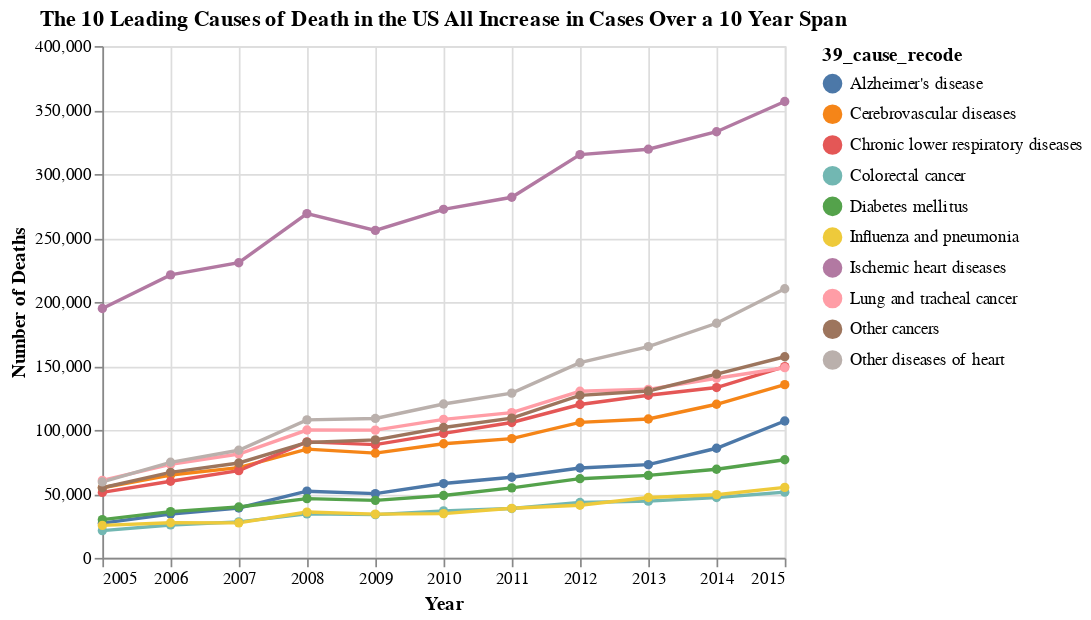

This figure's notebook cell:
### Code cell
title = "The 10 Leading Causes of Death in the US All Increase in Cases Over a 10 Year Span"
alt.Chart(year_causes, title=title).mark_line(point=True).encode(
    x=alt.X('year(current_data_year):T', axis=alt.Axis(title='Year')),
    y=alt.Y('count:Q', axis=alt.Axis(title='Number of Deaths')),
    color='39_cause_recode:N'
)

### Figure 1 — Vega-Lite specification as saved in the notebook (floating-point values rounded to 4 significant figures)
{"config": {"view": {"continuousWidth": 400, "continuousHeight": 300}}, "data": {"name": "data-7006fb5674915c22bc7d4c3ad12fdc9b"}, "mark": {"type": "line", "point": true}, "encoding": {"color": {"type": "nominal", "field": "39_cause_recode"}, "x": {"type": "temporal", "axis": {"title": "Year"}, "field": "current_data_year", "timeUnit": "year"}, "y": {"type": "quantitative", "axis": {"title": "Number of Deaths"}, "field": "count"}}, "title": "The 10 Leading Causes of Death in the US All Increase in Cases Over a 10 Year Span", "$schema": "https://vega.github.io/schema/vega-lite/v4.8.1.json", "datasets": {"data-7006fb5674915c22bc7d4c3ad12fdc9b": [{"39_cause_recode": "Alzheimer's disease", "current_data_year": "2005-01-01T00:00:00", "count": 27113}, {"39_cause_recode": "Alzheimer's disease", "current_data_year": "2006-01-01T00:00:00", "count": 34185}, {"39_cause_recode": "Alzheimer's disease", "current_data_year": "2007-01-01T00:00:00", "count": 38951}, {"39_cause_recode": "Alzheimer's disease", "current_data_year": "2008-01-01T00:00:00", "count": 52120}, {"39_cause_recode": "Alzheimer's disease", "current_data_year": "2009-01-01T00:00:00", "count": 50205}, {"39_cause_recode": "Alzheimer's disease", "current_data_year": "2010-01-01T00:00:00", "count": 58079}, {"39_cause_recode": "Alzheimer's disease", "current_data_year": "2011-01-01T00:00:00", "count": 62975}, {"39_cause_recode": "Alzheimer's disease", "current_data_year": "2012-01-01T00:00:00", "count": 70196}, {"39_cause_recode": "Alzheimer's disease", "current_data_year": "2013-01-01T00:00:00", "count": 72833}, {"39_cause_recode": "Alzheimer's disease", "current_data_year": "2014-01-01T00:00:00", "count": 85664}, {"39_cause_recode": "Alzheimer's disease", "current_data_year": "2015-01-01T00:00:00", "count": 106961}, {"39_cause_recode": "Cerebrovascular diseases", "current_data_year": "2005-01-01T00:00:00", "count": 54795}, {"39_cause_recode": "Cerebrovascular diseases", "current_data_year": "2006-01-01T00:00:00", "count": 64773}, {"39_cause_recode": "Cerebrovascular diseases", "current_data_year": "2007-01-01T00:00:00", "count": 70496}, {"39_cause_recode": "Cerebrovascular diseases", "current_data_year": "2008-01-01T00:00:00", "count": 84967}, {"39_cause_recode": "Cerebrovascular diseases", "current_data_year": "2009-01-01T00:00:00", "count": 81883}, {"39_cause_recode": "Cerebrovascular diseases", "current_data_year": "2010-01-01T00:00:00", "count": 89195}, {"39_cause_recode": "Cerebrovascular diseases", "current_data_year": "2011-01-01T00:00:00", "count": 93184}, {"39_cause_recode": "Cerebrovascular diseases", "current_data_year": "2012-01-01T00:00:00", "count": 105861}, {"39_cause_recode": "Cerebrovascular diseases", "current_data_year": "2013-01-01T00:00:00", "count": 108542}, {"39_cause_recode": "Cerebrovascular diseases", "current_data_year": "2014-01-01T00:00:00", "count": 120025}, {"39_cause_recode": "Cerebrovascular diseases", "current_data_year": "2015-01-01T00:00:00", "count": 135374}, {"39_cause_recode": "Chronic lower\nrespiratory diseases", "current_data_year": "2005-01-01T00:00:00", "count": 51130}, {"39_cause_recode": "Chronic lower\nrespiratory diseases", "current_data_year": "2006-01-01T00:00:00", "count": 59837}, {"39_cause_recode": "Chronic lower\nrespiratory diseases", "current_data_year": "2007-01-01T00:00:00", "count": 68160}, {"39_cause_recode": "Chronic lower\nrespiratory diseases", "current_data_year": "2008-01-01T00:00:00", "count": 90659}, {"39_cause_recode": "Chronic lower\nrespiratory diseases", "current_data_year": "2009-01-01T00:00:00", "count": 88491}, {"39_cause_recode": "Chronic lower\nrespiratory diseases", "current_data_year": "2010-01-01T00:00:00", "count": 97274}, {"39_cause_recode": "Chronic lower\nrespiratory diseases", "current_data_year": "2011-01-01T00:00:00", "count": 105811}, {"39_cause_recode": "Chronic lower\nrespiratory diseases", "current_data_year": "2012-01-01T00:00:00", "count": 119849}, {"39_cause_recode": "Chronic lower\nrespiratory diseases", "current_data_year": "2013-01-01T00:00:00", "count": 127055}, {"39_cause_recode": "Chronic lower\nrespiratory diseases", "current_data_year": "2014-01-01T00:00:00", "count": 133098}, {"39_cause_recode": "Chronic lower\nrespiratory diseases", "current_data_year": "2015-01-01T00:00:00", "count": 149511}, {"39_cause_recode": "Colorectal cancer", "current_data_year": "2005-01-01T00:00:00", "count": 21311}, {"39_cause_recode": "Colorectal cancer", "current_data_year": "2006-01-01T00:00:00", "count": 25722}, {"39_cause_recode": "Colorectal cancer", "current_data_year": "2007-01-01T00:00:00", "count": 28157}, {"39_cause_recode": "Colorectal cancer", "current_data_year": "2008-01-01T00:00:00", "count": 34409}, {"39_cause_recode": "Colorectal cancer", "current_data_year": "2009-01-01T00:00:00", "count": 33774}, {"39_cause_recode": "Colorectal cancer", "current_data_year": "2010-01-01T00:00:00", "count": 36737}, {"39_cause_recode": "Colorectal cancer", "current_data_year": "2011-01-01T00:00:00", "count": 38531}, {"39_cause_recode": "Colorectal cancer", "current_data_year": "2012-01-01T00:00:00", "count": 43298}, {"39_cause_recode": "Colorectal cancer", "current_data_year": "2013-01-01T00:00:00", "count": 44320}, {"39_cause_recode": "Colorectal cancer", "current_data_year": "2014-01-01T00:00:00", "count": 47125}, {"39_cause_recode": "Colorectal cancer", "current_data_year": "2015-01-01T00:00:00", "count": 51350}, {"39_cause_recode": "Diabetes mellitus", "current_data_year": "2005-01-01T00:00:00", "count": 29920}, {"39_cause_recode": "Diabetes mellitus", "current_data_year": "2006-01-01T00:00:00", "count": 36108}, {"39_cause_recode": "Diabetes mellitus", "current_data_year": "2007-01-01T00:00:00", "count": 39719}, {"39_cause_recode": "Diabetes mellitus", "current_data_year": "2008-01-01T00:00:00", "count": 46307}, {"39_cause_recode": "Diabetes mellitus", "current_data_year": "2009-01-01T00:00:00", "count": 44949}, {"39_cause_recode": "Diabetes mellitus", "current_data_year": "2010-01-01T00:00:00", "count": 48731}, {"39_cause_recode": "Diabetes mellitus", "current_data_year": "2011-01-01T00:00:00", "count": 54735}, {"39_cause_recode": "Diabetes mellitus", "current_data_year": "2012-01-01T00:00:00", "count": 61882}, {"39_cause_recode": "Diabetes mellitus", "current_data_year": "2013-01-01T00:00:00", "count": 64492}, {"39_cause_recode": "Diabetes mellitus", "current_data_year": "2014-01-01T00:00:00", "count": 69287}, {"39_cause_recode": "Diabetes mellitus", "current_data_year": "2015-01-01T00:00:00", "count": 76651}, {"39_cause_recode": "Influenza and pneumonia", "current_data_year": "2005-01-01T00:00:00", "count": 25383}, {"39_cause_recode": "Influenza and pneumonia", "current_data_year": "2006-01-01T00:00:00", "count": 27408}, {"39_cause_recode": "Influenza and pneumonia", "current_data_year": "2007-01-01T00:00:00", "count": 27367}, {"39_cause_recode": "Influenza and pneumonia", "current_data_year": "2008-01-01T00:00:00", "count": 35781}, {"39_cause_recode": "Influenza and pneumonia", "current_data_year": "2009-01-01T00:00:00", "count": 34213}, {"39_cause_recode": "Influenza and pneumonia", "current_data_year": "2010-01-01T00:00:00", "count": 34590}, {"39_cause_recode": "Influenza and pneumonia", "current_data_year": "2011-01-01T00:00:00", "count": 38721}, {"39_cause_recode": "Influenza and pneumonia", "current_data_year": "2012-01-01T00:00:00", "count": 41085}, {"39_cause_recode": "Influenza and pneumonia", "current_data_year": "2013-01-01T00:00:00", "count": 47192}, {"39_cause_recode": "Influenza and pneumonia", "current_data_year": "2014-01-01T00:00:00", "count": 49385}, {"39_cause_recode": "Influenza and pneumonia", "current_data_year": "2015-01-01T00:00:00", "count": 55081}, {"39_cause_recode": "Ischemic heart diseases", "current_data_year": "2005-01-01T00:00:00", "count": 194909}, {"39_cause_recode": "Ischemic heart diseases", "current_data_year": "2006-01-01T00:00:00", "count": 221136}, {"39_cause_recode": "Ischemic heart diseases", "current_data_year": "2007-01-01T00:00:00", "count": 230680}, {"39_cause_recode": "Ischemic heart diseases", "current_data_year": "2008-01-01T00:00:00", "count": 269049}, {"39_cause_recode": "Ischemic heart diseases", "current_data_year": "2009-01-01T00:00:00", "count": 255938}, {"39_cause_recode": "Ischemic heart diseases", "current_data_year": "2010-01-01T00:00:00", "count": 272413}, {"39_cause_recode": "Ischemic heart diseases", "current_data_year": "2011-01-01T00:00:00", "count": 281833}, {"39_cause_recode": "Ischemic heart diseases", "current_data_year": "2012-01-01T00:00:00", "count": 315129}, {"39_cause_recode": "Ischemic heart diseases", "current_data_year": "2013-01-01T00:00:00", "count": 319397}, {"39_cause_recode": "Ischemic heart diseases", "current_data_year": "2014-01-01T00:00:00", "count": 333057}, {"39_cause_recode": "Ischemic heart diseases", "current_data_year": "2015-01-01T00:00:00", "count": 356667}, {"39_cause_recode": "Lung and tracheal cancer", "current_data_year": "2005-01-01T00:00:00", "count": 60549}, {"39_cause_recode": "Lung and tracheal cancer", "current_data_year": "2006-01-01T00:00:00", "count": 73029}, {"39_cause_recode": "Lung and tracheal cancer", "current_data_year": "2007-01-01T00:00:00", "count": 81161}, {"39_cause_recode": "Lung and tracheal cancer", "current_data_year": "2008-01-01T00:00:00", "count": 99903}, {"39_cause_recode": "Lung and tracheal cancer", "current_data_year": "2009-01-01T00:00:00", "count": 99805}, {"39_cause_recode": "Lung and tracheal cancer", "current_data_year": "2010-01-01T00:00:00", "count": 108247}, {"39_cause_recode": "Lung and tracheal cancer", "current_data_year": "2011-01-01T00:00:00", "count": 113482}, {"39_cause_recode": "Lung and tracheal cancer", "current_data_year": "2012-01-01T00:00:00", "count": 130184}, {"39_cause_recode": "Lung and tracheal cancer", "current_data_year": "2013-01-01T00:00:00", "count": 131723}, {"39_cause_recode": "Lung and tracheal cancer", "current_data_year": "2014-01-01T00:00:00", "count": 140347}, {"39_cause_recode": "Lung and tracheal cancer", "current_data_year": "2015-01-01T00:00:00", "count": 148630}, {"39_cause_recode": "Other cancers", "current_data_year": "2005-01-01T00:00:00", "count": 54820}, {"39_cause_recode": "Other cancers", "current_data_year": "2006-01-01T00:00:00", "count": 66862}, {"39_cause_recode": "Other cancers", "current_data_year": "2007-01-01T00:00:00", "count": 74145}, {"39_cause_recode": "Other cancers", "current_data_year": "2008-01-01T00:00:00", "count": 90218}, {"39_cause_recode": "Other cancers", "current_data_year": "2009-01-01T00:00:00", "count": 92212}, {"39_cause_recode": "Other cancers", "current_data_year": "2010-01-01T00:00:00", "count": 101904}, {"39_cause_recode": "Other cancers", "current_data_year": "2011-01-01T00:00:00", "count": 109229}, {"39_cause_recode": "Other cancers", "current_data_year": "2012-01-01T00:00:00", "count": 126992}, {"39_cause_recode": "Other cancers", "current_data_year": "2013-01-01T00:00:00", "count": 130463}, {"39_cause_recode": "Other cancers", "current_data_year": "2014-01-01T00:00:00", "count": 143576}, {"39_cause_recode": "Other cancers", "current_data_year": "2015-01-01T00:00:00", "count": 157160}, {"39_cause_recode": "Other diseases of heart", "current_data_year": "2005-01-01T00:00:00", "count": 59337}, {"39_cause_recode": "Other diseases of heart", "current_data_year": "2006-01-01T00:00:00", "count": 74695}, {"39_cause_recode": "Other diseases of heart", "current_data_year": "2007-01-01T00:00:00", "count": 84079}, {"39_cause_recode": "Other diseases of heart", "current_data_year": "2008-01-01T00:00:00", "count": 107826}, {"39_cause_recode": "Other diseases of heart", "current_data_year": "2009-01-01T00:00:00", "count": 108971}, {"39_cause_recode": "Other diseases of heart", "current_data_year": "2010-01-01T00:00:00", "count": 120216}, {"39_cause_recode": "Other diseases of heart", "current_data_year": "2011-01-01T00:00:00", "count": 128722}, {"39_cause_recode": "Other diseases of heart", "current_data_year": "2012-01-01T00:00:00", "count": 152534}, {"39_cause_recode": "Other diseases of heart", "current_data_year": "2013-01-01T00:00:00", "count": 165143}, {"39_cause_recode": "Other diseases of heart", "current_data_year": "2014-01-01T00:00:00", "count": 183326}, {"39_cause_recode": "Other diseases of heart", "current_data_year": "2015-01-01T00:00:00", "count": 210351}]}}
